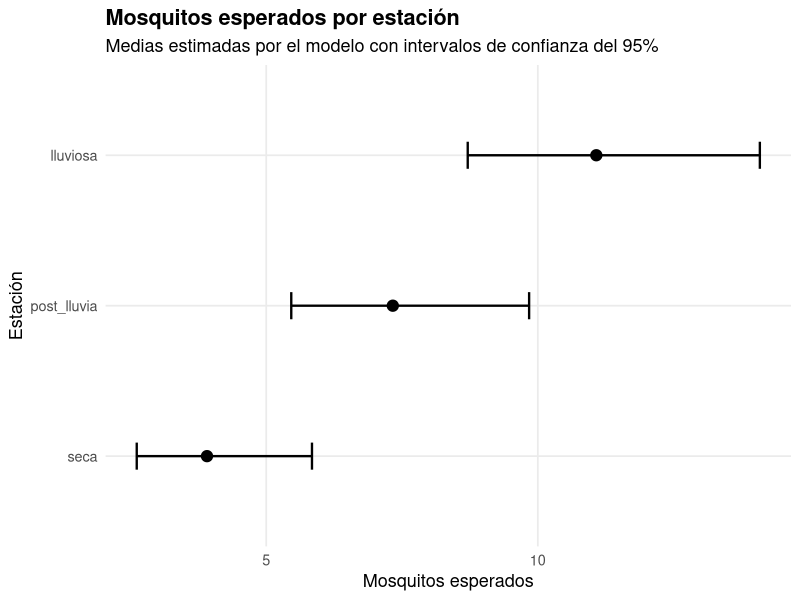
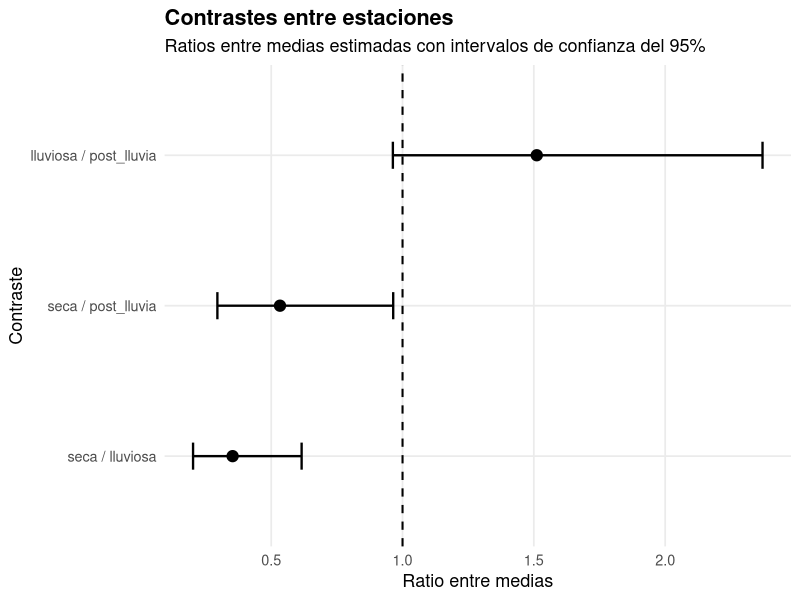
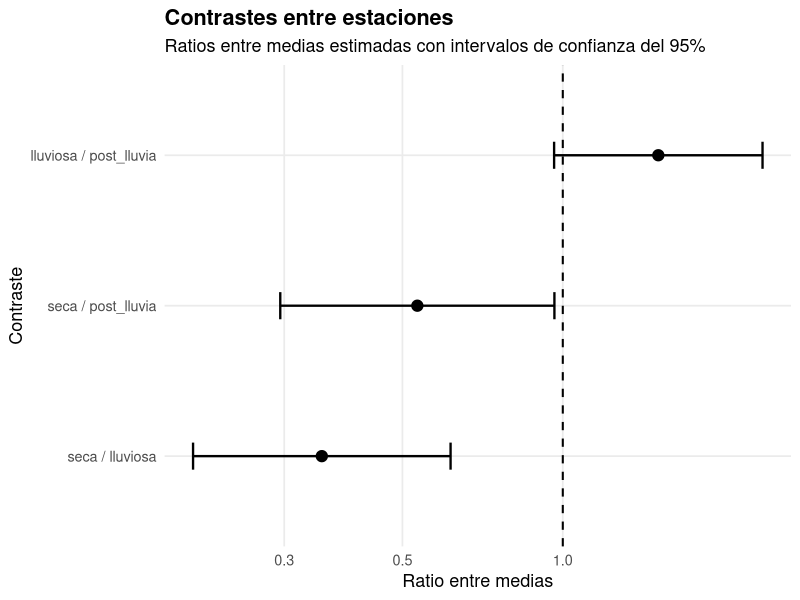

Here is the R script that generated these plots, in order:
## ---- chunk 1
# Datos inventados
datos <- data.frame(
  mosquitos = c(
    2, 3, 4,      # seca + natural
    8, 9, 10,     # lluviosa + natural
    5, 6, 7,      # post_lluvia + natural
    
    4, 5, 6,      # seca + artificial
    12, 14, 15,   # lluviosa + artificial
    8, 9, 10      # post_lluvia + artificial
  ),
  Season = c(
    "seca", "seca", "seca",
    "lluviosa", "lluviosa", "lluviosa",
    "post_lluvia", "post_lluvia", "post_lluvia",
    
    "seca", "seca", "seca",
    "lluviosa", "lluviosa", "lluviosa",
    "post_lluvia", "post_lluvia", "post_lluvia"
  ),
  Habitat = c(
    "natural", "natural", "natural",
    "natural", "natural", "natural",
    "natural", "natural", "natural",
    
    "artificial", "artificial", "artificial",
    "artificial", "artificial", "artificial",
    "artificial", "artificial", "artificial"
  )
)

datos
## ---- chunk 2
datos$Season <- factor(
  datos$Season,
  levels = c("seca", "lluviosa", "post_lluvia")
)

datos$Habitat <- factor(
  datos$Habitat,
  levels = c("natural", "artificial")
)

levels(datos$Season)
levels(datos$Habitat)
## ---- chunk 3
modelo <- glm(
  mosquitos ~ Season + Habitat,
  family = poisson(link = "log"),
  data = datos
)

summary(modelo)
## ---- chunk 4
library(emmeans)

emm_tabla <- emmeans(
  modelo,
  ~ Season * Habitat,
  type = "response"
)

emm_tabla
## ---- chunk 5
emm_season <- emmeans(
  modelo,
  ~ Season,
  type = "response"
)

emm_season
## ---- chunk 6
pairs(emm_season)
## ---- chunk 7
emm_season <- emmeans(
  modelo,
  ~ Season,
  type = "response"
)

emm_season
## ---- chunk 8
emm_season_df <- as.data.frame(emm_season)
emm_season_df
## ---- chunk 9
library(ggplot2)

ggplot(
  emm_season_df,
  aes(
    x = rate,
    y = reorder(Season, rate)
  )
) +
  geom_errorbarh(
    aes(
      xmin = asymp.LCL,
      xmax = asymp.UCL
    ),
    height = 0.18,
    linewidth = 0.8
  ) +
  geom_point(size = 3.5) +
  labs(
    title = "Mosquitos esperados por estación",
    subtitle = "Medias estimadas por el modelo con intervalos de confianza del 95%",
    x = "Mosquitos esperados",
    y = "Estación"
  ) +
  theme_minimal(base_size = 13) +
  theme(
    plot.title = element_text(face = "bold"),
    panel.grid.minor = element_blank()
  )
## ---- chunk 10
contr_season <- pairs(emm_season)

contr_season
## ---- chunk 11

contr_season_df <- as.data.frame(
  summary(contr_season, infer = c(TRUE, TRUE))
)

contr_season_df
## ---- chunk 12

ggplot(
  contr_season_df,
  aes(
    x = ratio,
    y = reorder(contrast, ratio)
  )
) +
  geom_vline(
    xintercept = 1,
    linetype = "dashed",
    linewidth = 0.7
  ) +
  geom_errorbarh(
    aes(
      xmin = asymp.LCL,
      xmax = asymp.UCL
    ),
    height = 0.18,
    linewidth = 0.8
  ) +
  geom_point(size = 3.5) +
  labs(
    title = "Contrastes entre estaciones",
    subtitle = "Ratios entre medias estimadas con intervalos de confianza del 95%",
    x = "Ratio entre medias",
    y = "Contraste"
  ) +
  theme_minimal(base_size = 13) +
  theme(
    plot.title = element_text(face = "bold"),
    panel.grid.minor = element_blank()
  )
## ---- chunk 13
ggplot(
  contr_season_df,
  aes(
    x = ratio,
    y = reorder(contrast, ratio)
  )
) +
  geom_vline(
    xintercept = 1,
    linetype = "dashed",
    linewidth = 0.7
  ) +
  geom_errorbarh(
    aes(
      xmin = asymp.LCL,
      xmax = asymp.UCL
    ),
    height = 0.18,
    linewidth = 0.8
  ) +
  geom_point(size = 3.5) +
  scale_x_log10() +
  labs(
    title = "Contrastes entre estaciones",
    subtitle = "Ratios entre medias estimadas con intervalos de confianza del 95%",
    x = "Ratio entre medias",
    y = "Contraste"
  ) +
  theme_minimal(base_size = 13) +
  theme(
    plot.title = element_text(face = "bold"),
    panel.grid.minor = element_blank()
  )
